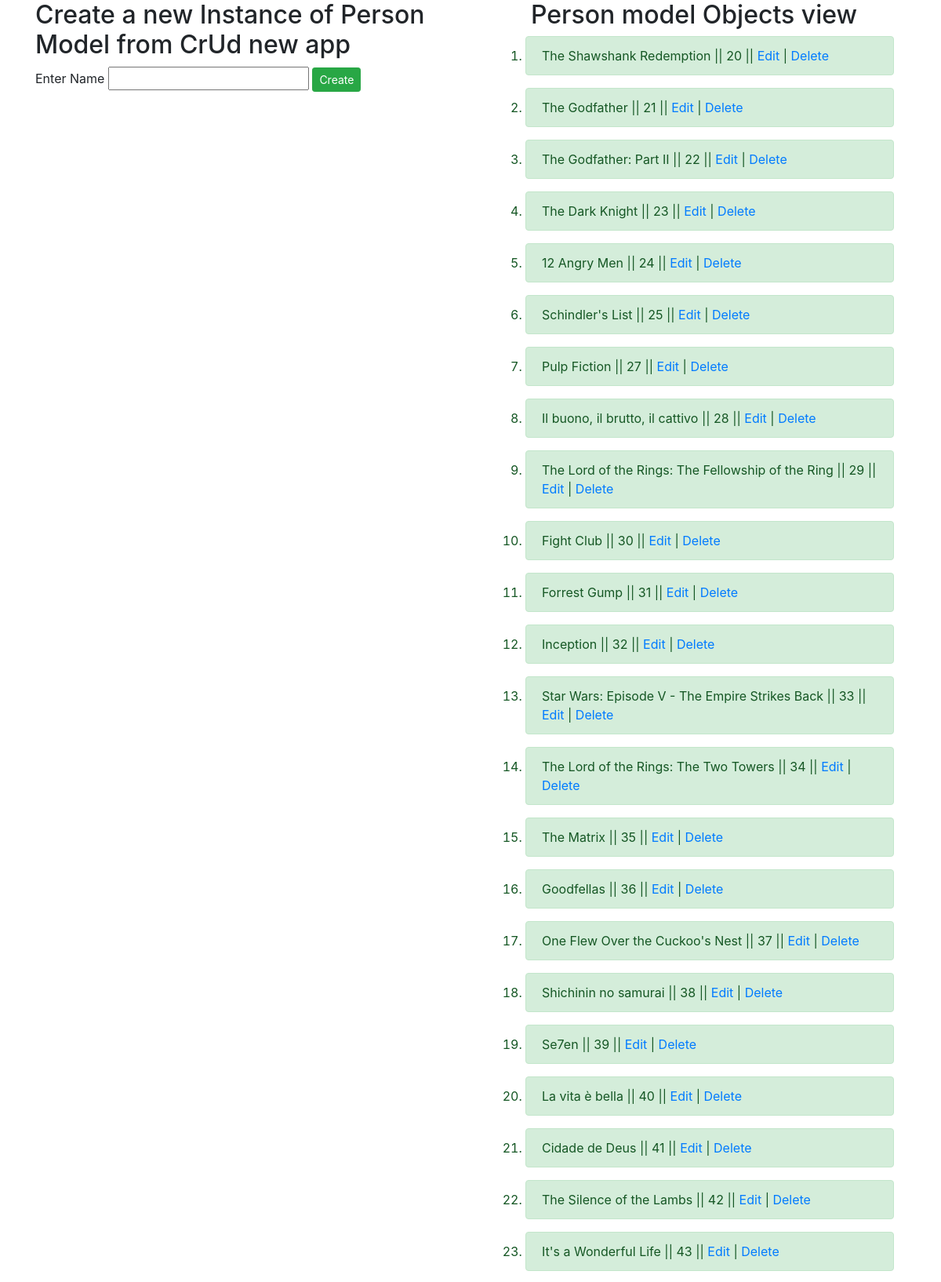
Screenshot of /newcrud/ (upper part) with the database file from the repository.
### new_crud/models.py (models this page shows, shortened)
class Person(models.Model):
    name = models.CharField(max_length=200)

### new_crud/views.py (the view)
# urls.py: path('newcrud/', include('new_crud.urls')),
def newcrud(request):
    person_view = Person.objects.order_by('id')
    id = request.GET.get('id')
    if id:
        person = Person.objects.get(id=id)
    context = {'person':person_view, 'persons':person if id else None}
    return render(request, 'newcrud.html', context)

### new_crud/templates/newcrud.html (shortened to what this page needs)
<!DOCTYPE html>
{% load static %}
<html lang="en">
<head>
    <link rel="stylesheet" href="{% static 'bootstrap.min.css' %}">
</head>
<body>
<div class="container">
    <div class="row">
        <div class="col-md-6">
            <h2>Create a new Instance of Person Model from CrUd new app</h2>
            <form action="create/" method="POST">
                <label for="name">Enter Name</label>
                <input type="text" id="name" name='name' value="{{persons.name}}">
                <input type="submit" value="Create" class="btn btn-success btn-sm">
            </form>
        </div>
        <div class="col-md-6">
            <h2 align="center">Person model Objects view</h2>
            <div class="container">
            <ol type="1">
                {% for i in person %}
                <li  class="alert alert-success">{{i.name}} || {{i.id}} ||
                    <a href="?id={{i.id}}">Edit</a> |
                    <a href="/newcrud/delete1/?id={{i.id}}">Delete</a></li>
                {% endfor %}
            </ol>
                </div>
            </div>
        </div>
    </div>
</body>
</html>

### rows the page displays
Person: name "The Shawshank Redemption", id "20"
Person: name "The Godfather", id "21"
Person: name "The Godfather: Part II", id "22"
Person: name "The Dark Knight", id "23"
Person: name "12 Angry Men", id "24"
Person: name "Schindler's List", id "25"
Person: name "Pulp Fiction", id "27"
Person: name "Il buono, il brutto, il cattivo", id "28"
Person: name "The Lord of the Rings: The Fellowship of the Ring", id "29"
Person: name "Fight Club", id "30"
Person: name "Forrest Gump", id "31"
Person: name "Inception", id "32"
Person: name "Star Wars: Episode V - The Empire Strikes Back", id "33"
Person: name "The Lord of the Rings: The Two Towers", id "34"
Person: name "The Matrix", id "35"
Person: name "Goodfellas", id "36"
Person: name "One Flew Over the Cuckoo's Nest", id "37"
Person: name "Shichinin no samurai", id "38"
Person: name "Se7en", id "39"
Person: name "La vita è bella", id "40"
Person: name "Cidade de Deus", id "41"
Person: name "The Silence of the Lambs", id "42"
Person: name "It's a Wonderful Life", id "43"
